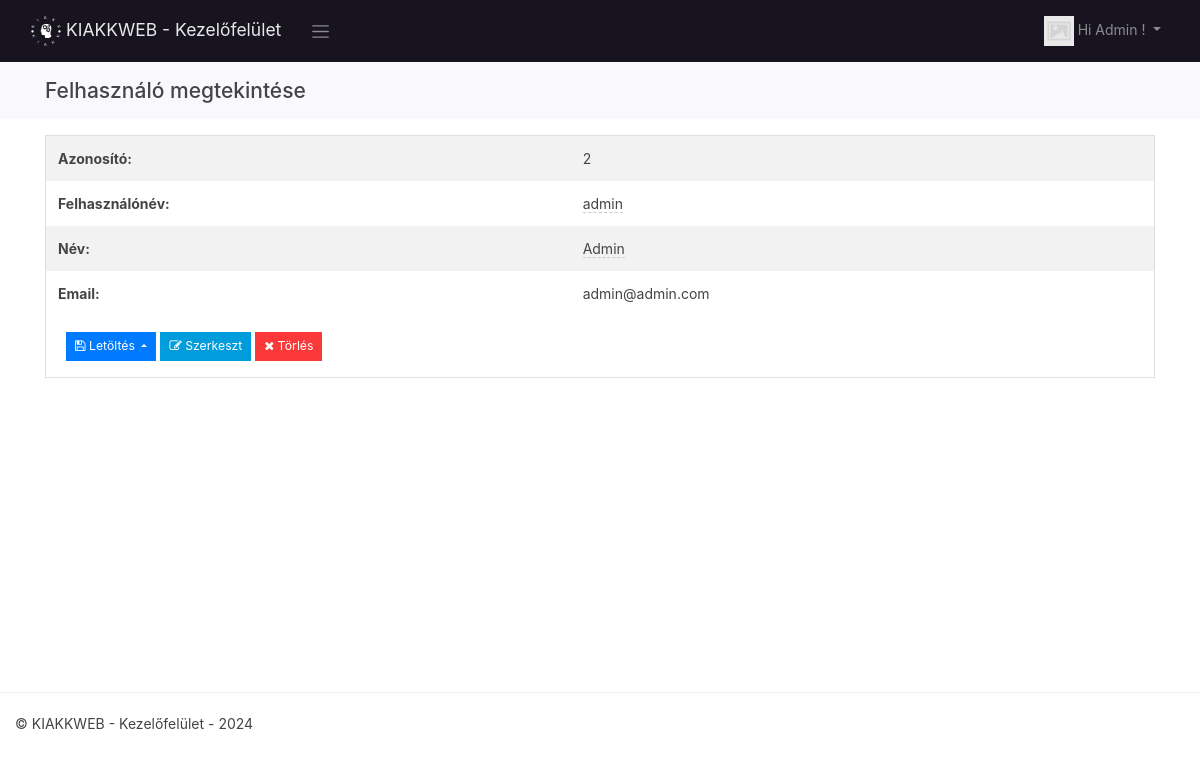
Screenshot of /dashboard/users/view/2 (signed in) with the database file from the repository.
### tables this page shows
CREATE TABLE `users` (
  `id` int(11) NOT NULL,
  `username` varchar(255) NOT NULL,
  `name` varchar(255) NOT NULL,
  `password` varchar(255) DEFAULT NULL,
  `email` varchar(255) NOT NULL,
  `img` varchar(255) NOT NULL,
  `login_session_key` varchar(255) DEFAULT NULL,
  `email_status` varchar(255) DEFAULT NULL,
  `password_expire_date` datetime DEFAULT '2024-04-01 00:00:00',
  `password_reset_key` varchar(255) DEFAULT NULL
);

### dashboard/app/controllers/UsersController.php (called while the page is built, shortened)
<?php
class UsersController extends SecureController{
	function __construct(){
		$this->tablename = "users";
	}
	function view($rec_id = null, $value = null){
		$db = $this->GetModel();
		$rec_id = $this->rec_id = urldecode($rec_id);
		$tablename = $this->tablename;
		$fields = array("id",
			"username",
			"name",
			"email");
		if($value){
			$db->where($rec_id, urldecode($value));
		}
		else{
			$db->where("users.id", $rec_id);;
		}
		$record = $db->getOne($tablename, $fields );
		return $this->render_view("users/view.php", $record);
	}
}

### dashboard/index.php (called while the page is built, shortened)
<?php
	require(HELPERS_DIR . 'Functions.php');
	require(SYSTEM_DIR . 'BaseView.php');
	$page = new Router;
	$page->init();

### dashboard/app/models/PDODb.php (called while the page is built, shortened)
<?php
class PDODb
{
    private $connectionParams = array(
        'type' => 'mysql',
        'host' => null,
        'username' => null,
        'password' => null,
        'dbname' => null,
        'port' => null,
        'charset' => null
    );
    private $groupBy = array();
    private $orderBy = array();
    private $params = array();
    private $pdo;
    private $prefix = '';
    private $query = '';
    private $queryOptions = array();
    private $returnType = PDO::FETCH_ASSOC;
    private $useGenerator = false;
    public function __construct($type, $host = null, $username = null, $password = null, $dbname = null, $port = null, $charset = null)
    {
        if (is_array($type)) {
            $this->connectionParams = $type;
        }
		elseif (is_object($type)) {
            $this->pdo = $type;
        }
		else {
            foreach ($this->connectionParams as $key => $param) {
                if (isset($$key) && !is_null($$key)) {
                    $this->connectionParams[$key] = $$key;
                }
            }
        }
    }
    public function connect()
    {
		$dbType = strtolower($this->connectionParams['type']);
		if($dbType == 'sqlite'){
			$this->fieldQuote = '"';
			$connectionString = 'sqlite:'.$this->connectionParams['dbname'];
			$this->pdo = new PDO($connectionString);
		}
		else{
			$connectionString = $this->connectionParams['type'].':';
			$connectionParams = ['host', 'dbname', 'port'];
			foreach ($connectionParams as $connectionParam) {
				if (!empty($this->connectionParams[$connectionParam])) {
					$connectionString .= $connectionParam.'='.$this->connectionParams[$connectionParam].';';
				}
			}
			$connectionString = rtrim($connectionString, ';');
			$options = array(
				PDO::ATTR_ERRMODE => PDO::ERRMODE_EXCEPTION,
				PDO::ATTR_PERSISTENT => false
			);
			$this->pdo = new PDO($connectionString, $this->connectionParams['username'], $this->connectionParams['password'], $options);
			$charset = $this->connectionParams['charset'];
			if(!empty($charset)){
				$this->pdo->query("SET NAMES '$charset'");
			}
		}
    }
    private function buildCondition($operator, $conditions)
    {
        if (empty($conditions)) {
            return;
        }
        $this->query .= ' '.$operator;
        foreach ($conditions as $cond) {
            list ($concat, $varName, $operator, $val) = $cond;
            $this->query .= " ".$concat." ".$varName;
            switch (strtolower($operator)) {
                default:
                    if (is_array($val)) {
                        $this->params = array_merge($this->params, $val);
                    } elseif ($val === null) {
                        $this->query .= ' '.$operator." NULL";
                    } elseif ($val != 'DBNULL' || $val == '0') {
                        $this->query .= $this->buildPair($operator, $val);
                    }
            }
        }
    }
    protected function buildGroupBy()
    {
        if (empty($this->groupBy)) {
            return;
        }
        $this->query .= " GROUP BY ";
        $this->query = rtrim($this->query, ', ')." ";
    }
    private function buildLimit($numRows)
    {
		$dbType = $this->connectionParams['type'];
		if($dbType == 'sqlsrv'){
			if (is_array($numRows)) {
				$limit = $numRows[1];
				$offset = intval($numRows[0]);
				$orderby = null;
				if(empty($this->orderBy)){
					$orderby = " ORDER BY(SELECT NULL)";
				}
				$this->query .= "$orderby OFFSET $offset ROWS FETCH NEXT $limit ROWS ONLY";
			}
		}
		else{
			if (is_array($numRows)) {
				$this->query .= ' LIMIT '.(int) $numRows[1].' OFFSET '.(int) $numRows[0];
			}
			else {
				$this->query .= ' LIMIT '.(int) $numRows;
			}
		}
	}
    private function buildOrderBy()
    {
        if (empty($this->orderBy)) {
            return;
        }
        $this->query .= " ORDER BY ";
        $this->query = rtrim($this->query, ', ')." ";
    }
    private function buildPair($operator, $value)
    {
        if (!is_object($value)) {
            $this->params[] = $value;
            return ' '.$operator.' ? ';
        }
        $subQuery = $value->getSubQuery();
        return " ".$operator." (".$subQuery['query'].") ".$subQuery['alias'];
    }
    private function buildQuery($numRows, $tableData = null)
    {
		$this->params = [];
        return $this->prepare();
    }
    private function buildResult($stmt)
    {
		if ($stmt->columnCount () == 0){
			return $stmt->rowCount();
		}
		else{
			if ($this->useGenerator) {
				return $this->buildResultGenerator($stmt);
			}
			else {
				return $stmt->fetchAll($this->returnType);
			}
		}
    }
    private function determineType($item)
    {
        switch (gettype($item)) {
            case 'string':
                return PDO::PARAM_STR;
        }
    }
    private function getTableName($tableName)
    {
        return strpos($tableName, '.') !== false ? $tableName : $this->prefix.$tableName;
    }
    public function get($tableName, $numRows = null, $columns = '*')
    {
        $column = is_array($columns) ? implode(', ', $columns) : $columns;
		$dbType = $this->connectionParams['type'];
		$queryOptions = implode(' ', $this->queryOptions);
		$sqlsrvTop = "";
        $this->query = "SELECT $queryOptions $sqlsrvTop $column FROM " . $this->getTableName($tableName);
		$stmt = $this->buildQuery($numRows);
        $stmt->execute();
        $result = $this->buildResult($stmt);
        return $result;
    }
    public function getOne($tableName, $columns = '*')
    {
        $result = $this->get($tableName, 1, $columns);
        if ($this->useGenerator) {
            return $result->current() ? $result->current() : false;
        } else {
            return $result ? $result[0] : false;
        }
    }
    public function pdo()
    {
        if (!$this->pdo) {
            $this->connect();
        }
        return $this->pdo;
    }
    private function prepare()
    {
		$query = $this->query;
        $stmt = $this->pdo()->prepare($query);
        foreach ($this->params as $key => $value) {
            $stmt->bindValue(is_int($key) ? $key + 1 : ':'.$key, $value, $this->determineType($value));
        }
        return $stmt;
    }
    private function reset()
    {
        $this->groupBy         = [];
        $this->orderBy         = [];
        $this->params          = [];
        $this->query           = '';
        $this->queryOptions    = [];
    }
}

### dashboard/app/views/partials/users/view.php (the view, shortened to what this page needs)
<?php
$page_element_id = "view-page-" . random_str();
$current_page = $this->set_current_page_link();
$data = $this->view_data;
$show_header = $this->show_header;
?>
<section class="page" id="<?php echo $page_element_id; ?>" data-page-type="view"  data-display-type="table" data-page-url="<?php print_link($current_page); ?>">
    <?php
    if( $show_header == true ){
    ?>
    <div  class="bg-light p-3 mb-3">
        <div class="container">
            <div class="row ">
                <div class="col ">
                    <h4 class="record-title">Felhasználó megtekintése</h4>
                </div>
            </div>
        </div>
    </div>
    <?php
    }
    ?>
    <div  class="">
        <div class="container">
            <div class="row ">
                <div class="col-md-12 comp-grid">
                    <div  class="card animated fadeIn page-content">
                        <?php
                        if(!empty($data)){
                        $rec_id = (!empty($data['id']) ? urlencode($data['id']) : null);
                        ?>
                        <div id="page-report-body" class="">
                            <table class="table table-hover table-borderless table-striped">
                                <tbody class="page-data" id="page-data-<?php echo $page_element_id; ?>">
                                    <tr  class="td-id">
                                        <th class="title"> Azonosító: </th>
                                        <td class="value"> <?php echo $data['id']; ?></td>
                                    </tr>
                                    <tr  class="td-username">
                                        <th class="title"> Felhasználónév: </th>
                                        <td class="value">
                                            <span  data-value="<?php echo $data['username']; ?>"
                                                data-pk="<?php echo $data['id'] ?>"
                                                data-url="<?php print_link("users/editfield/" . urlencode($data['id'])); ?>"
                                                data-name="username"
                                                data-title="Adj meg felhasználónevet"
                                                data-placement="left"
                                                data-toggle="click"
                                                data-type="text"
                                                data-mode="popover"
                                                data-showbuttons="left"
                                                class="is-editable" >
                                                <?php echo $data['username']; ?>
                                            </span>
                                        </td>
                                    </tr>
                                    <tr  class="td-name">
                                        <th class="title"> Név: </th>
                                        <td class="value">
                                            <span  data-value="<?php echo $data['name']; ?>"
                                                data-pk="<?php echo $data['id'] ?>"
                                                data-url="<?php print_link("users/editfield/" . urlencode($data['id'])); ?>"
                                                data-name="name"
                                                data-title="Adj meg nevet!"
                                                data-placement="left"
                                                data-toggle="click"
                                                data-type="text"
                                                data-mode="popover"
                                                data-showbuttons="left"
                                                class="is-editable" >
                                                <?php echo $data['name']; ?>
                                            </span>
                                        </td>
                                    </tr>
                                    <tr  class="td-email">
                                        <th class="title"> Email: </th>
                                        <td class="value"> <?php echo $data['email']; ?></td>
                                    </tr>
                                </tbody>
                            </table>
                        </div>
                        <div class="p-3 d-flex">
                            <div class="dropup export-btn-holder mx-1">
                                <button class="btn btn-sm btn-primary dropdown-toggle" type="button" data-toggle="dropdown" aria-haspopup="true" aria-expanded="false">
                                    <i class="fa fa-save"></i> Letöltés
                                </button>
                                                </div>
                                                <a class="btn btn-sm btn-info"  href="<?php print_link("users/edit/$rec_id"); ?>">
                                                    <i class="fa fa-edit"></i> Szerkeszt
                                                </a>
                                                <a class="btn btn-sm btn-danger record-delete-btn mx-1"  href="" data-prompt-msg="Biztosan törölni szeretnéd?" data-display-style="modal">
                                                    <i class="fa fa-times"></i> Törlés
                                                </a>
                                            </div>
                                            <?php
                                            }
                                            ?>
                                        </div>
                                    </div>
                                </div>
                            </div>
                        </div>
                    </section>

### dashboard/assets/css/custom-style.css (style rules this page uses)
body { margin: 0; padding: 0; overflow-x: hidden; }
td, th { position:relative; }
td .is-editable { border-bottom:none; border-bottom: 1px dashed #ccc; }
.dropdown-toggle:after { transition: 0.5s; }
.table tr td { vertical-align: middle !important; }
.table { margin-bottom: 0; }
.table-borderless tbody tr td, .table-borderless tbody tr th, .table-borderless thead tr th { border: none; }
h1, h2, h3, h4, h5 { margin: 0; padding: 0; }
body { padding-top:50px; }

### rows the page displays
users: id "2", username "admin", name "Admin", email "admin@admin.com"

### other values shown
SITE_NAME "KIAKKWEB - Kezelőfelület"
USER_NAME "Admin"
